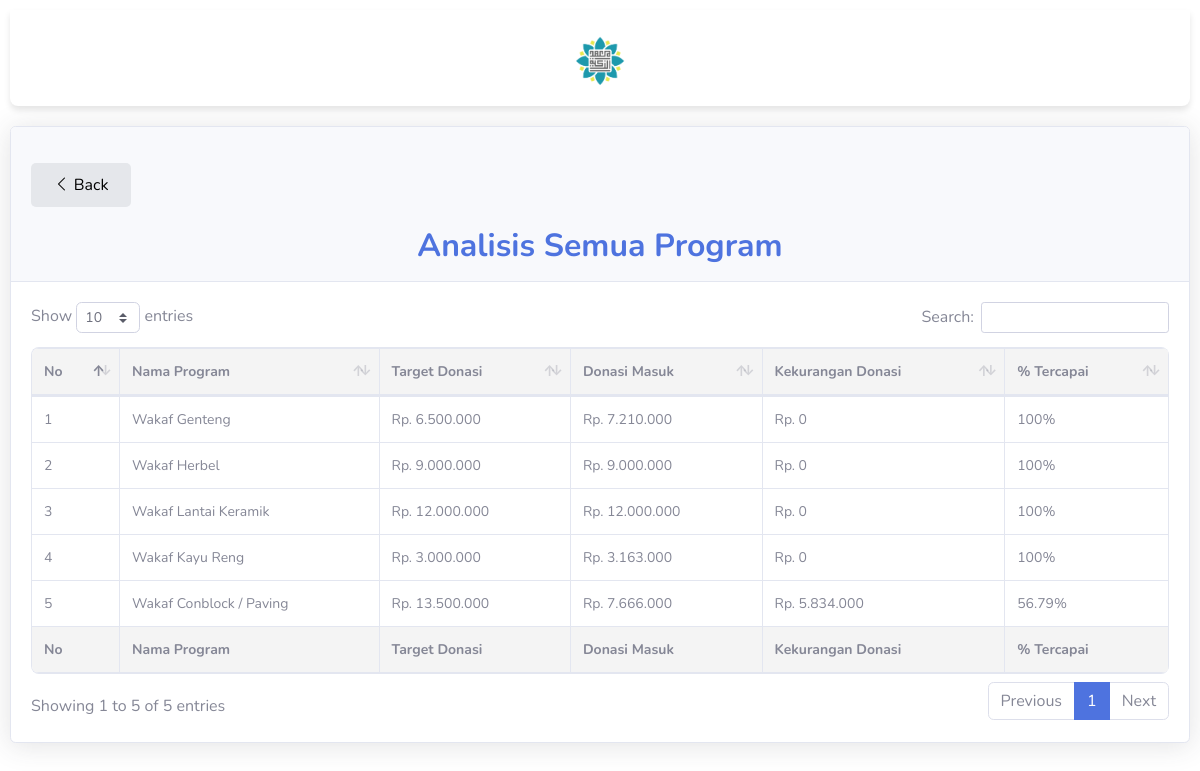
/analisa-riwayat.php, run on the app's committed database.
### tables this page shows
CREATE TABLE `program` (
  `id` int(11) NOT NULL,
  `program_name` varchar(255) NOT NULL,
  `target_amount` int(11) NOT NULL,
  `description` text NOT NULL,
  `image` varchar(255) DEFAULT NULL
);

### analisa-riwayat.php (the view, shortened to what this page needs)
<?php
include 'db.php';
$sql = "
    SELECT program.id, program.program_name, program.target_amount, SUM(pemasukan.jumlah) as total_donation
    FROM program
    LEFT JOIN pemasukan ON program.id = pemasukan.program_id
    GROUP BY program.id, program.program_name, program.target_amount
";
$programs = $conn->query($sql);
?>
<!DOCTYPE html>
<html lang="en">
<head>
    <link rel="stylesheet" href="style.css">
    <link rel="stylesheet" href="https://cdn.jsdelivr.net/npm/boxicons@latest/css/boxicons.min.css">
    <link href="vendor/fontawesome-free/css/all.min.css" rel="stylesheet" type="text/css">
    <link href="css/sb-admin-2.min.css" rel="stylesheet">
    <link href="vendor/datatables/dataTables.bootstrap4.min.css" rel="stylesheet">
    <link rel="stylesheet" href="https://cdn.jsdelivr.net/npm/bootstrap-icons@1.11.3/font/bootstrap-icons.min.css">
</head>
<body>
    <nav class="navbar">
        <div>
            <a href="admin"><img src="az1.png" width="60px" alt="Logo Azzakiyyah"></a>
        </div>
    </nav>
    <div class="card shadow mb-4">
        <div class="card-header py-3">
        <a href="admin" class="back"><i class="bi bi-chevron-left"></i> Back</a>
            <h2 class="m-0 font-weight-bold text-primary">Analisis Semua Program</h2>
        </div>
        <div class="card-body">
            <div class="table-responsive">
                <table class="table table-bordered" id="dataTable" width="100%" cellspacing="0">
                    <thead>
                        <tr>
                            <th>No</th>
                            <th>Nama Program</th>
                            <th>Target Donasi</th>
                            <th>Donasi Masuk</th>
                            <th>Kekurangan Donasi</th>
                            <th>% Tercapai</th>
                        </tr>
                    </thead>
                    <tfoot>
                        <tr>
                            <th>No</th>
                            <th>Nama Program</th>
                            <th>Target Donasi</th>
                            <th>Donasi Masuk</th>
                            <th>Kekurangan Donasi</th>
                            <th>% Tercapai</th>
                        </tr>
                    </tfoot>
                    <tbody>
                        <?php
                        $counter = 1;
                        while ($row = $programs->fetch_assoc()) :
                            $total_donation = $row['total_donation'] ?: 0;
                            $donation_percentage = min(($total_donation / $row['target_amount']) * 100, 100);
                            $donation_less = max($row['target_amount'] - $total_donation, 0);
                        ?>
                            <tr>
                                <td><?php echo $counter++; ?></td>
                                <td><?php echo $row['program_name']; ?></td>
                                <td>Rp. <?php echo number_format($row['target_amount'], 0, ',', '.'); ?></td>
                                <td>Rp. <?php echo number_format($total_donation, 0, ',', '.'); ?></td>
                                <td>Rp. <?php echo number_format($donation_less, 0, ',', '.'); ?></td>
                                <td><?php echo round($donation_percentage, 2); ?>%</td>
                            </tr>
                        <?php endwhile; ?>
                    </tbody>
                </table>
            </div>
        </div>
    </div>
</body>
</html>

### style.css (style rules this page uses)
body { font-family: Arial, sans-serif; padding: 10px; margin: 0; background-color: #f4f4f4; color: #333; }
nav { position: fixed; top: 0; left: 0; width: 100%; background-color: white; padding: 10px; box-shadow: 0 4px 6px rgba(0, 0, 0, 0.1); border-radius: 0 0 8px 8px; margin-bottom: 20px; z-index: 1000; display: flex; flex-direction: column; }
nav a { color: #2596be; text-decoration: none; font-size: 16px; margin: 10px 0; text-align: center; display: block; transition: color 0.3s; }
h1, h2 { color: #333; margin-bottom: 15px; text-align: center; }
table { width: 100%; border-collapse: collapse; margin-top: 60px; background-color: #fff; border-radius: 8px; overflow: hidden; font-size: 14px; }
th, td { border: 1px solid #ddd; padding: 10px; text-align: left; }
th { background-color: #f4f4f4; }

### analisa-riwayat.php (style rules this page uses)
.back { width: 100px; margin: 20px 0px; display: inline-block; text-align: center; text-decoration: none; color: black; background-color: #e5e7eb; padding: 10px; border-radius: 5px; border: none; cursor: pointer; }

### data on the page
program: program_name "Wakaf Genteng", target_amount "6.500.000", total_donation "7.210.000", donation_less "0", donation_percentage "100"
program: program_name "Wakaf Herbel", target_amount "9.000.000", total_donation "9.000.000", donation_less "0", donation_percentage "100"
program: program_name "Wakaf Lantai Keramik", target_amount "12.000.000", total_donation "12.000.000", donation_less "0", donation_percentage "100"
program: program_name "Wakaf Kayu Reng", target_amount "3.000.000", total_donation "3.163.000", donation_less "0", donation_percentage "100"
program: program_name "Wakaf Conblock / Paving", target_amount "13.500.000", total_donation "7.666.000", donation_less "5.834.000", donation_percentage "56.79"
